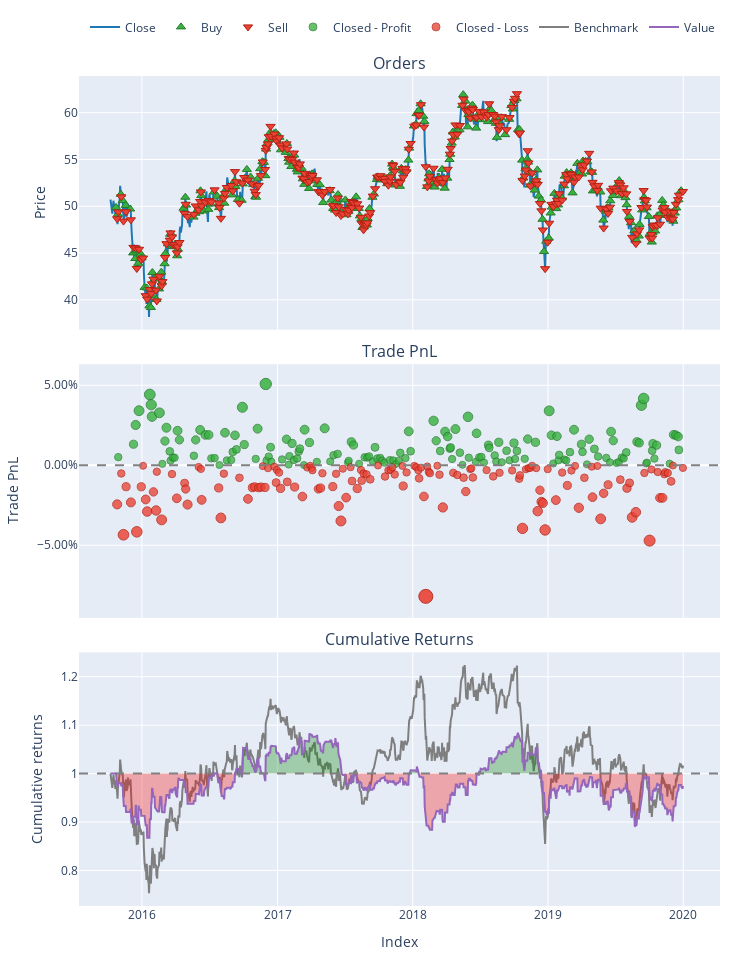

Source (notebook cell):
### Code cell
portfolio.plot().show()

### Figure 1 — Plotly figure (JSON) as saved in the notebook; plotly's stock layout.template omitted (floating-point values rounded to 4 significant figures; data arrays with more than 128 entries replaced by an {"elided": "..."} marker saying what was removed)
{"data": [{"legendgroup": "0", "line": {"color": "#1f77b4"}, "name": "Close", "showlegend": true, "type": "scatter", "uid": "903456db-84f7-4972-ba61-dba8adf5ae42", "x": {"elided": "1065 str values"}, "xaxis": "x", "y": {"elided": "1065 float values"}, "yaxis": "y"}, {"customdata": {"elided": "291x3 float values"}, "hovertemplate": "Order Id: %{customdata[0]}<br>Timestamp: %{x}<br>Price: %{y}<br>Size: %{customdata[1]:.6f}<br>Fees: %{customdata[2]:.6f}", "legendgroup": "1", "marker": {"color": "#37B13F", "line": {"color": "rgb(38,123,44)", "width": 1}, "size": 8, "symbol": "triangle-up"}, "mode": "markers", "name": "Buy", "type": "scatter", "uid": "3d788dfd-2612-4725-9cd2-c6b454cbafd4", "x": {"elided": "291 str values"}, "xaxis": "x", "y": {"elided": "291 float values"}, "yaxis": "y"}, {"customdata": {"elided": "291x3 float values"}, "hovertemplate": "Order Id: %{customdata[0]}<br>Timestamp: %{x}<br>Price: %{y}<br>Size: %{customdata[1]:.6f}<br>Fees: %{customdata[2]:.6f}", "legendgroup": "2", "marker": {"color": "#EA4335", "line": {"color": "rgb(181,31,18)", "width": 1}, "size": 8, "symbol": "triangle-down"}, "mode": "markers", "name": "Sell", "type": "scatter", "uid": "756c7d7d-1ce0-4bd8-9358-711756d71c53", "x": {"elided": "291 str values"}, "xaxis": "x", "y": {"elided": "291 float values"}, "yaxis": "y"}, {"customdata": {"elided": "151x4 float values"}, "hovertemplate": "Exit Trade Id: %{customdata[0]}<br>Position Id: %{customdata[1]}<br>Exit Timestamp: %{x}<br>PnL: %{customdata[2]:.6f}<br>Return: %{customdata[3]:.2%}", "legendgroup": "3", "marker": {"color": "#37B13F", "line": {"color": "rgb(38,123,44)", "width": 1}, "opacity": {"elided": "151 float values"}, "size": {"elided": "151 float values"}, "symbol": "circle"}, "mode": "markers", "name": "Closed - Profit", "type": "scatter", "uid": "101f119d-7243-42cf-9fbb-2e7aa9cd0f0c", "x": {"elided": "151 str values"}, "xaxis": "x2", "y": {"elided": "151 float values"}, "yaxis": "y2"}, {"customdata": {"elided": "140x4 float values"}, "hovertemplate": "Exit Trade Id: %{customdata[0]}<br>Position Id: %{customdata[1]}<br>Exit Timestamp: %{x}<br>PnL: %{customdata[2]:.6f}<br>Return: %{customdata[3]:.2%}", "legendgroup": "4", "marker": {"color": "#EA4335", "line": {"color": "rgb(181,31,18)", "width": 1}, "opacity": {"elided": "140 float values"}, "size": {"elided": "140 float values"}, "symbol": "circle"}, "mode": "markers", "name": "Closed - Loss", "type": "scatter", "uid": "00b4385b-6474-4833-9040-a7391061a122", "x": {"elided": "140 str values"}, "xaxis": "x2", "y": {"elided": "140 float values"}, "yaxis": "y2"}, {"legendgroup": "5", "line": {"color": "#7f7f7f"}, "name": "Benchmark", "showlegend": true, "type": "scatter", "uid": "0f976a11-057d-4d75-8854-7bf1d09e7015", "x": {"elided": "1065 str values"}, "xaxis": "x3", "y": {"elided": "1065 float values"}, "yaxis": "y3"}, {"hoverinfo": "skip", "legendgroup": "6", "line": {"color": "rgba(0, 0, 0, 0)", "width": 0}, "opacity": 0, "showlegend": false, "type": "scatter", "uid": "021e5e1f-3505-4c1b-acc6-a192635d14b5", "x": {"elided": "1065 str values"}, "xaxis": "x3", "y": {"elided": "1065 int values"}, "yaxis": "y3"}, {"connectgaps": false, "fill": "tonexty", "fillcolor": "rgba(0, 128, 0, 0.3)", "hoverinfo": "skip", "legendgroup": "6", "line": {"color": "rgba(0, 0, 0, 0)", "width": 0}, "opacity": 0, "showlegend": false, "type": "scatter", "uid": "380a82c0-c866-442d-a07a-e31dcdc62335", "x": {"elided": "1065 str values"}, "xaxis": "x3", "y": {"elided": "1065 float values"}, "yaxis": "y3"}, {"hoverinfo": "skip", "legendgroup": "6", "line": {"color": "rgba(0, 0, 0, 0)", "width": 0}, "opacity": 0, "showlegend": false, "type": "scatter", "uid": "f71b5cd6-e049-4315-90b8-4acf80d19993", "x": {"elided": "1065 str values"}, "xaxis": "x3", "y": {"elided": "1065 int values"}, "yaxis": "y3"}, {"connectgaps": false, "fill": "tonexty", "fillcolor": "rgba(255, 0, 0, 0.3)", "hoverinfo": "skip", "legendgroup": "6", "line": {"color": "rgba(0, 0, 0, 0)", "width": 0}, "opacity": 0, "showlegend": false, "type": "scatter", "uid": "2954401a-342d-41fe-9896-730c77ac9e35", "x": {"elided": "1065 str values"}, "xaxis": "x3", "y": {"elided": "1065 float values"}, "yaxis": "y3"}, {"legendgroup": "7", "line": {"color": "#9467bd"}, "name": "Value", "showlegend": true, "type": "scatter", "uid": "34a03c30-0a36-4300-b6b4-80fc30977593", "x": {"elided": "1065 str values"}, "xaxis": "x3", "y": {"elided": "1065 float values"}, "yaxis": "y3"}, {"hoverinfo": "skip", "legendgroup": "6", "line": {"color": "rgba(0, 0, 0, 0)", "width": 0}, "opacity": 0, "showlegend": false, "type": "scatter", "uid": "cd8c291d-c92a-44f8-a760-276d62e3b824", "x": {"elided": "1065 str values"}, "xaxis": "x3", "y": {"elided": "1065 int values"}, "yaxis": "y3"}], "layout": {"annotations": [{"font": {"size": 16}, "showarrow": false, "text": "Orders", "x": 0.5, "xanchor": "center", "xref": "paper", "y": 1, "yanchor": "bottom", "yref": "paper"}, {"font": {"size": 16}, "showarrow": false, "text": "Trade PnL", "x": 0.5, "xanchor": "center", "xref": "paper", "y": 0.6528, "yanchor": "bottom", "yref": "paper"}, {"font": {"size": 16}, "showarrow": false, "text": "Cumulative Returns", "x": 0.5, "xanchor": "center", "xref": "paper", "y": 0.3056, "yanchor": "bottom", "yref": "paper"}], "height": 960, "legend": {"orientation": "h", "traceorder": "normal", "x": 1, "xanchor": "right", "y": 1.042, "yanchor": "bottom"}, "margin": {"b": 30, "l": 30, "r": 30, "t": 30}, "shapes": [{"line": {"color": "gray", "dash": "dash"}, "type": "line", "x0": 0, "x1": 1, "xref": "paper", "y0": 0, "y1": 0, "yref": "y2"}, {"line": {"color": "gray", "dash": "dash"}, "type": "line", "x0": 0, "x1": 1, "xref": "paper", "y0": 1, "y1": 1, "yref": "y3"}], "showlegend": true, "width": 750, "xaxis": {"anchor": "y", "domain": [0, 1], "matches": "x3", "showticklabels": false}, "xaxis2": {"anchor": "y2", "domain": [0, 1], "matches": "x3", "showticklabels": false}, "xaxis3": {"anchor": "y3", "domain": [0, 1], "title": {"text": "Index"}}, "yaxis": {"anchor": "x", "domain": [0.6944, 1], "title": {"text": "Price"}}, "yaxis2": {"anchor": "x2", "domain": [0.3472, 0.6528], "tickformat": ".2%", "title": {"text": "Trade PnL"}}, "yaxis3": {"anchor": "x3", "domain": [0, 0.3056], "title": {"text": "Cumulative returns"}}}}
